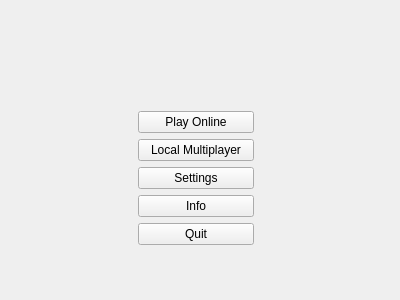
<?xml version="1.0" encoding="UTF-8"?>
<ui version="4.0">
 <class>MenuWidget</class>
 <widget class="QWidget" name="MenuWidget">
  <property name="geometry">
   <rect>
    <x>0</x>
    <y>0</y>
    <width>400</width>
    <height>300</height>
   </rect>
  </property>
  <property name="windowTitle">
   <string>Form</string>
  </property>
  <layout class="QHBoxLayout" name="horizontalLayout">
   <item>
    <spacer name="horizontalSpacer">
     <property name="orientation">
      <enum>Qt::Horizontal</enum>
     </property>
     <property name="sizeHint" stdset="0">
      <size>
       <width>40</width>
       <height>20</height>
      </size>
     </property>
    </spacer>
   </item>
   <item>
    <layout class="QVBoxLayout" name="verticalLayout_3">
     <item>
      <spacer name="verticalSpacer">
       <property name="orientation">
        <enum>Qt::Vertical</enum>
       </property>
       <property name="sizeHint" stdset="0">
        <size>
         <width>20</width>
         <height>40</height>
        </size>
       </property>
      </spacer>
     </item>
     <item>
      <widget class="QLabel" name="logo">
       <property name="sizePolicy">
        <sizepolicy hsizetype="Expanding" vsizetype="Fixed">
         <horstretch>0</horstretch>
         <verstretch>0</verstretch>
        </sizepolicy>
       </property>
       <property name="text">
        <string/>
       </property>
       <property name="alignment">
        <set>Qt::AlignCenter</set>
       </property>
      </widget>
     </item>
     <item>
      <spacer name="verticalSpacer_3">
       <property name="orientation">
        <enum>Qt::Vertical</enum>
       </property>
       <property name="sizeHint" stdset="0">
        <size>
         <width>20</width>
         <height>40</height>
        </size>
       </property>
      </spacer>
     </item>
     <item>
      <widget class="QWidget" name="mainButtonsBlock" native="true">
       <layout class="QVBoxLayout" name="verticalLayout_2">
        <property name="leftMargin">
         <number>1</number>
        </property>
        <item>
         <widget class="QPushButton" name="btnPlayOnline">
          <property name="styleSheet">
           <string notr="true"/>
          </property>
          <property name="text">
           <string>Play Online</string>
          </property>
          <property name="flat">
           <bool>false</bool>
          </property>
         </widget>
        </item>
        <item>
         <widget class="QPushButton" name="btnLocalMultiplayer">
          <property name="styleSheet">
           <string notr="true"/>
          </property>
          <property name="text">
           <string>Local Multiplayer</string>
          </property>
         </widget>
        </item>
        <item>
         <widget class="QPushButton" name="btnSettings">
          <property name="styleSheet">
           <string notr="true"/>
          </property>
          <property name="text">
           <string>Settings</string>
          </property>
         </widget>
        </item>
        <item>
         <widget class="QPushButton" name="btnInfo">
          <property name="styleSheet">
           <string notr="true"/>
          </property>
          <property name="text">
           <string>Info</string>
          </property>
         </widget>
        </item>
        <item>
         <widget class="QPushButton" name="btnQuit">
          <property name="styleSheet">
           <string notr="true"/>
          </property>
          <property name="text">
           <string>Quit</string>
          </property>
         </widget>
        </item>
       </layout>
      </widget>
     </item>
     <item>
      <spacer name="verticalSpacer_2">
       <property name="orientation">
        <enum>Qt::Vertical</enum>
       </property>
       <property name="sizeHint" stdset="0">
        <size>
         <width>20</width>
         <height>40</height>
        </size>
       </property>
      </spacer>
     </item>
    </layout>
   </item>
   <item>
    <spacer name="horizontalSpacer_2">
     <property name="orientation">
      <enum>Qt::Horizontal</enum>
     </property>
     <property name="sizeHint" stdset="0">
      <size>
       <width>40</width>
       <height>20</height>
      </size>
     </property>
    </spacer>
   </item>
  </layout>
 </widget>
 <resources/>
 <connections/>
</ui>
